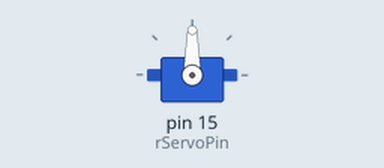
Recording of a program running on a simulated Raspberry Pi (header pin numbers). Parts: servo. Servo angles are drawn from the pulse width (0.5 ms = 0°, 2.5 ms = 180°); what the program prints to the terminal is not drawn. At 0.5 s the program stops and its outputs stay as they are.

Above: at 0.1 s.
Timing chart, 0 to 1.6 s (numbered marks = the images above):
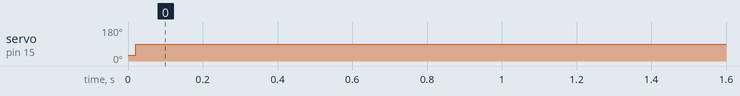

Measured:
- by itself, servo on pin 15 (rServoPin): 30° → 90° at 0.02 s

The program:

revbase.py
```python
import RPi.GPIO as GPIO
import time

#lServoPin = 11
rServoPin = 15
GPIO.setmode(GPIO.BOARD)

#GPIO.setup(lServoPin, GPIO.OUT)
GPIO.setup(rServoPin, GPIO.OUT)

#lPwm = GPIO.PWM(lServoPin, 50)
rPwm = GPIO.PWM(rServoPin, 60)
#lPwm.start(5)
rPwm.start(5)


x=0
while(x<1):

       # p.ChangeDutyCycle(2.5)
       # time.sleep(0.5)

       # positionl = 1./18.*(i)+2
       # positionr = 1./18.*(180-i)+2
   # lPwm.ChangeDutyCycle(7.5)
    rPwm.ChangeDutyCycle(9)
    time.sleep(0.5)
    #for i in range(90, 45, -1):
       # positionl = 1./18.*(i)+2
     #   positionr = 1./18.*(180-i)+2
        #lPwm.ChangeDutyCycle(positionl)
      #  rPwm.ChangeDutyCycle(positionr)
       # time.sleep(0.005)
    x = x + 1
print("done")
#lPwm.stop()
rPwm.stop()
GPIO.cleanup()
```
